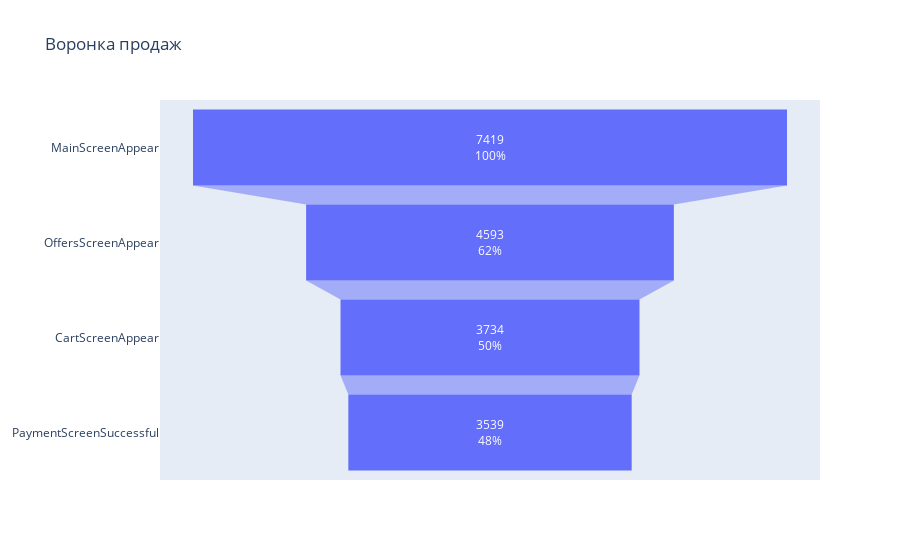

Notebook cell for this chart:
### Code cell
# Воронка с данными отношений к общему числу пользователей
fig = go.Figure(go.Funnel(y = funnel['event'],
                          x = funnel['users_amount'],
                          # title='Воронка событий, число пользователей', 
                          textposition = 'inside',
                          textinfo = 'value + percent initial'))
fig.update_layout(title='Воронка продаж с отсеом относительно общего числа пол-лей')
fig.show()

### Figure 1 — Plotly figure (JSON) as saved in the notebook; plotly's stock layout.template omitted (floating-point values rounded to 4 significant figures)
{"data": [{"textinfo": "value+percent initial", "textposition": "inside", "type": "funnel", "x": [7419, 4593, 3734, 3539], "y": ["MainScreenAppear", "OffersScreenAppear", "CartScreenAppear", "PaymentScreenSuccessful"]}], "layout": {"title": {"text": "Воронка продаж"}}}
